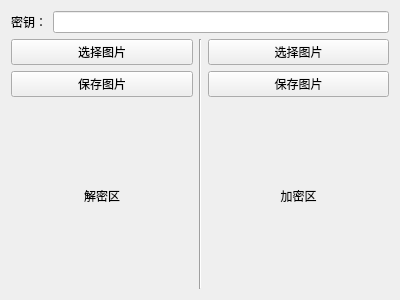
<?xml version="1.0" encoding="UTF-8"?>
<ui version="4.0">
 <class>tab_pic</class>
 <widget class="QWidget" name="tab_pic">
  <property name="geometry">
   <rect>
    <x>0</x>
    <y>0</y>
    <width>400</width>
    <height>300</height>
   </rect>
  </property>
  <property name="windowTitle">
   <string>Form</string>
  </property>
  <layout class="QGridLayout" name="gridLayout">
   <item row="0" column="0" colspan="3">
    <layout class="QHBoxLayout" name="horizontalLayout">
     <item>
      <widget class="QLabel" name="label_password">
       <property name="text">
        <string>密钥：</string>
       </property>
      </widget>
     </item>
     <item>
      <widget class="QLineEdit" name="lineedit_password">
       <property name="clearButtonEnabled">
        <bool>true</bool>
       </property>
      </widget>
     </item>
    </layout>
   </item>
   <item row="1" column="0">
    <widget class="QPushButton" name="btn_decript_select">
     <property name="text">
      <string>选择图片</string>
     </property>
    </widget>
   </item>
   <item row="1" column="1" rowspan="3">
    <widget class="Line" name="line">
     <property name="orientation">
      <enum>Qt::Vertical</enum>
     </property>
    </widget>
   </item>
   <item row="1" column="2">
    <widget class="QPushButton" name="btn_encript_select">
     <property name="text">
      <string>选择图片</string>
     </property>
    </widget>
   </item>
   <item row="2" column="0">
    <widget class="QPushButton" name="btn_decript_save">
     <property name="text">
      <string>保存图片</string>
     </property>
    </widget>
   </item>
   <item row="2" column="2">
    <widget class="QPushButton" name="btn_encript_save">
     <property name="text">
      <string>保存图片</string>
     </property>
    </widget>
   </item>
   <item row="3" column="0">
    <widget class="QLabel" name="label_decript">
     <property name="text">
      <string>解密区</string>
     </property>
     <property name="scaledContents">
      <bool>true</bool>
     </property>
     <property name="alignment">
      <set>Qt::AlignCenter</set>
     </property>
    </widget>
   </item>
   <item row="3" column="2">
    <widget class="QLabel" name="label_encript">
     <property name="text">
      <string>加密区</string>
     </property>
     <property name="scaledContents">
      <bool>true</bool>
     </property>
     <property name="alignment">
      <set>Qt::AlignCenter</set>
     </property>
    </widget>
   </item>
  </layout>
 </widget>
 <resources/>
 <connections/>
</ui>
